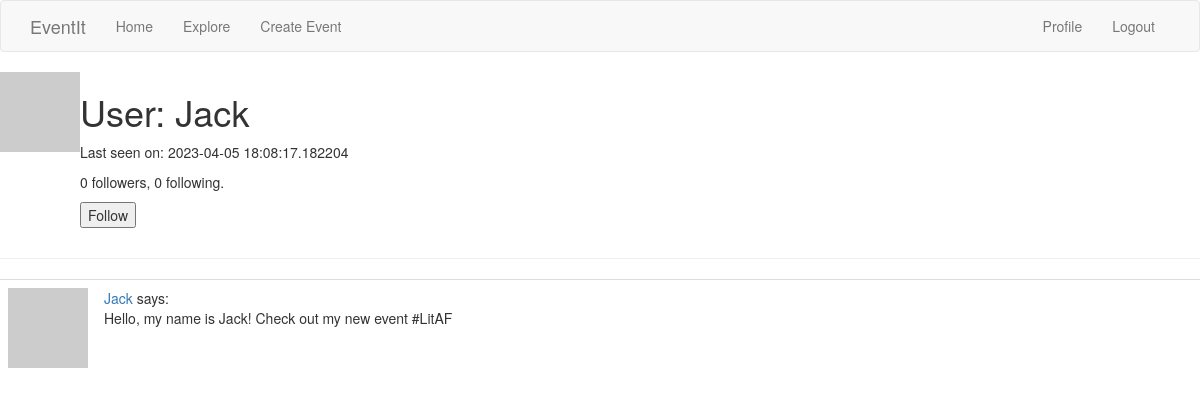
/user/Jack (signed in), run on an earlier commit of the app's database.
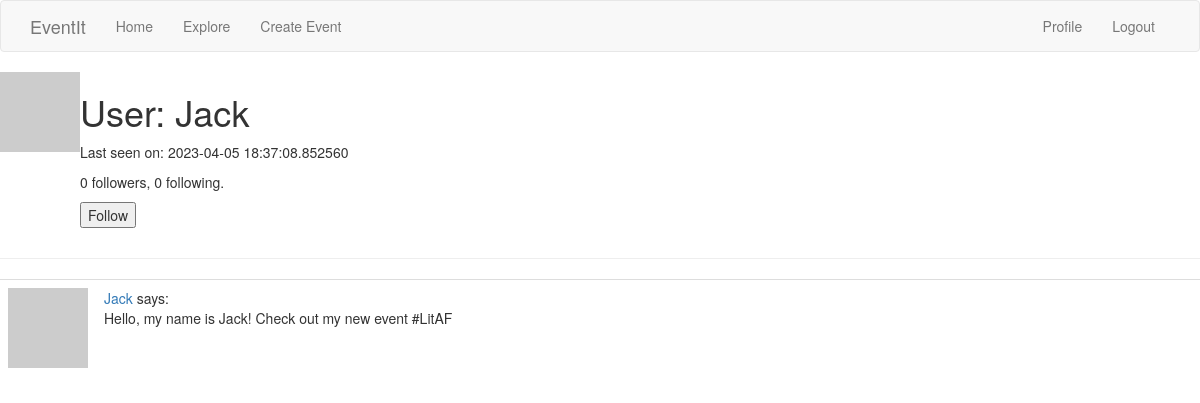
And on a later commit of the database.
### app/models.py (models this page shows, shortened)
class User(UserMixin, db.Model):
    id = db.Column(db.Integer, primary_key=True)
    username = db.Column(db.String(64), index=True, unique=True)
    email = db.Column(db.String(120), index=True, unique=True)
    password_hash = db.Column(db.String(128))
    posts = db.relationship('Post', backref='author', lazy='dynamic')
    followed = db.relationship(
        'User', secondary=followers,
        primaryjoin=(followers.c.follower_id == id),
        secondaryjoin=(followers.c.followed_id == id),
        backref=db.backref('followers', lazy='dynamic'), lazy='dynamic')
    def avatar(self, size):
        digest = md5(self.email.lower().encode('utf-8')).hexdigest()
        return 'https://www.gravatar.com/avatar/{}?d=identicon&s={}'.format(digest, size)
    def is_following(self, user):
        return self.followed.filter(
            followers.c.followed_id == user.id).count() > 0
    about_me = db.Column(db.String(140))
    last_seen = db.Column(db.DateTime, default=datetime.utcnow)

class Post(db.Model):
    id = db.Column(db.Integer, primary_key=True)
    body = db.Column(db.String(140))
    timestamp = db.Column(db.DateTime, index=True, default=datetime.utcnow)
    user_id = db.Column(db.Integer, db.ForeignKey('user.id'))

### app/routes.py (the view)
@app.route('/user/<username>')
@login_required
def user(username):
    user = User.query.filter_by(username=username).first_or_404()
    page = request.args.get('page', 1, type=int)
    posts = user.posts.order_by(Post.timestamp.desc()).paginate(
        page=page, per_page=app.config['POSTS_PER_PAGE'], error_out=False)
    next_url = url_for('user', username=user.username, page=posts.next_num) \
        if posts.has_next else None
    prev_url = url_for('user', username=user.username, page=posts.prev_num) \
        if posts.has_prev else None
    form = EmptyForm()
    return render_template('user.html', user=user, posts=posts.items,
                           next_url=next_url, prev_url=prev_url, form=form)

### app/forms.py
class EmptyForm(FlaskForm):
    submit = SubmitField('Submit')

### app/models.py (called while the page is built)
@login.user_loader
def load_user(id):
    return User.query.get(int(id))

### app/routes.py (called while the page is built)
@app.before_request
def before_request():
    if current_user.is_authenticated:
        current_user.last_seen = datetime.utcnow()
        db.session.commit()

### app/templates/user.html (shortened to what this page needs)
{% extends "base.html" %}
{% block content %}
    <table>
        <tr valign="top">
            <td><img src="{{ user.avatar(128) }}"></td>
            <td>
                <h1>User: {{ user.username }}</h1>
                {% if user.last_seen %}<p>Last seen on: {{ user.last_seen }}</p>{% endif %}
                <p>{{ user.followers.count() }} followers, {{ user.followed.count() }} following.</p>
                {% if user == current_user %}
                <p><a href="{{ url_for('edit_profile') }}">Edit your profile</a></p>
                {% elif not current_user.is_following(user) %}
                <p>
                    <form action="{{ url_for('follow', username=user.username) }}" method="post">
                        {{ form.submit(value='Follow') }}
                    </form>
                </p>
                {% endif %}
            </td>
        </tr>
    </table>
    <hr>
    {% for post in posts %}
        {% include '_post.html' %}
    {% endfor %}
{% endblock %}

### app/templates/base.html (shortened to what this page needs)
{% extends 'bootstrap/base.html' %}
{% block navbar %}
    <nav class="navbar navbar-default">
        <div class="container">
            <div class="navbar-header">
                <a class="navbar-brand" href="{{ url_for('index') }}">EventIt</a>
            </div>
            <div class="collapse navbar-collapse" id="bs-example-navbar-collapse-1">
                <ul class="nav navbar-nav">
                    <li><a href="{{ url_for('index') }}">Home</a></li>
                    <li><a href="{{ url_for('explore') }}">Explore</a></li>
                    <li><a href="{{ url_for('create_event') }}">Create Event</a></li>
                </ul>
                <ul class="nav navbar-nav navbar-right">
                    {% if current_user.is_anonymous %}
                    <li><a href="{{ url_for('login') }}">Login</a></li>
                    {% else %}
                    <li><a href="{{ url_for('user', username=current_user.username) }}">Profile</a></li>
                    <li><a href="{{ url_for('logout') }}">Logout</a></li>
                    {% endif %}
                </ul>
            </div>
        </div>
    </nav>
{% endblock %}

### app/templates/_post.html
    <table class="table table-hover">
        <tr>
            <td width="70px">
                <a href="{{ url_for('user', username=post.author.username) }}">
                    <img src="{{ post.author.avatar(70) }}" />
                </a>
            </td>
            <td>
                <a href="{{ url_for('user', username=post.author.username) }}">
                    {{ post.author.username }}
                </a>
                says:
                <br>
                {{ post.body }}
            </td>
        </tr>
    </table>

What changed in the data, as far as the page shows it:
changed User "Jack": last_seen "2023-04-05 18:08:17.182204" → "2023-04-05 18:37:08.852560"
